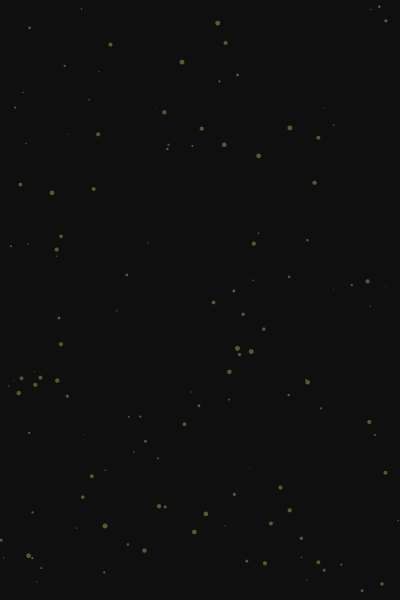
Frame 1 (no input)
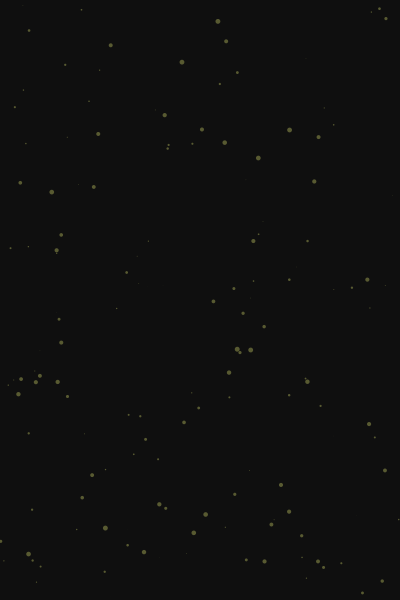
Frame 60 (the mouse pressed at the canvas centre just before this capture)
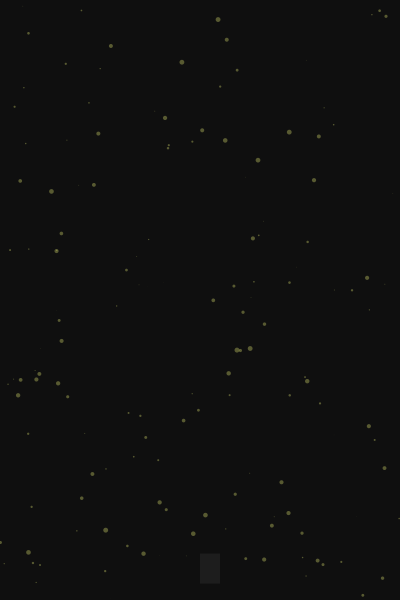
Frame 120 (the mouse held since frame 60 and released just before this capture)

The Processing sketch that drew these frames (run headless with seeded random() and noise(); from frame 60 on, the mouse is pressed at the canvas centre):

// Processing sketch: processing_169888
// ── processing_169888.pde

Rocket r;
int num_objects = 150;
Star[] star_array = new Star[num_objects];


void setup ()
{
  size(400,600);
  r = new Rocket();
  
  for(int i = 0; i< num_objects; i++)
  {
    star_array[i] = new Star();
  }
}


void draw ()
{
 background(15); 
 noStroke();
 fill(250,255,124,80);
 

 
 for(int i = 0; i < num_objects; i++)
 {
   star_array[i].update();
   star_array[i].display();
 }
 
 fill(190,20);
 noStroke();
 r.update();
 r.display();
 
 
 
}


  
  










class Star //____________________________________________________
{
  float x,y, vx,vy, grav, diam;
  float bounciness;
  
    Star()
    {
      x = random(width);
      y = random(height);
      diam = random(.01,5);
      vx = random (-.01,.01);
      vy = random(-.05,.05);
      grav = 0;
    }
    


void update()
{
    vx += grav;
    x += vx;
    y += vy;    
}


void display()
{
  pushMatrix();
  translate(x,y);
  ellipse(0,0,diam,diam);
  popMatrix();
}







}//end of class Star ____________________________________________


class Rocket 
{
  float x,y, vx, vy, grav, diam;
  
  Rocket()
  {
    x = 200;
    y = 700;
    diam = 20;
    vx = 0;
    vy = -.01;
    grav = -.02;
  }
  
void update ()
{
  vy += grav;
  x += vx;
  y += vy;
  
  
}


void display()
{
  pushMatrix();
  translate(x,y);
  rect(0,0,20,30);
  popMatrix();
}
  
  
  
  
}
